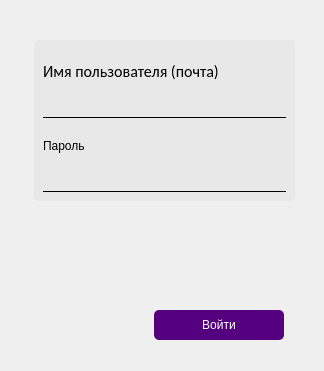
<?xml version="1.0" encoding="UTF-8"?>
<ui version="4.0">
 <class>MainWindow</class>
 <widget class="QMainWindow" name="MainWindow">
  <property name="geometry">
   <rect>
    <x>0</x>
    <y>0</y>
    <width>324</width>
    <height>371</height>
   </rect>
  </property>
  <property name="minimumSize">
   <size>
    <width>324</width>
    <height>371</height>
   </size>
  </property>
  <property name="maximumSize">
   <size>
    <width>324</width>
    <height>371</height>
   </size>
  </property>
  <property name="windowTitle">
   <string>MainWindow</string>
  </property>
  <widget class="QWidget" name="centralwidget">
   <widget class="QWidget" name="horizontalLayoutWidget">
    <property name="geometry">
     <rect>
      <x>39</x>
      <y>210</y>
      <width>251</width>
      <height>80</height>
     </rect>
    </property>
    <layout class="QHBoxLayout" name="horizontalLayout_4">
     <item>
      <spacer name="horizontalSpacer_3">
       <property name="orientation">
        <enum>Qt::Horizontal</enum>
       </property>
       <property name="sizeHint" stdset="0">
        <size>
         <width>40</width>
         <height>20</height>
        </size>
       </property>
      </spacer>
     </item>
     <item>
      <widget class="QLabel" name="error_label">
       <property name="styleSheet">
        <string notr="true">font: 10pt &quot;Calibri&quot;;
color: rgb(170, 0, 0);</string>
       </property>
       <property name="text">
        <string/>
       </property>
      </widget>
     </item>
     <item>
      <spacer name="horizontalSpacer_4">
       <property name="orientation">
        <enum>Qt::Horizontal</enum>
       </property>
       <property name="sizeHint" stdset="0">
        <size>
         <width>234</width>
         <height>75</height>
        </size>
       </property>
      </spacer>
     </item>
    </layout>
   </widget>
   <widget class="QGroupBox" name="groupBox">
    <property name="geometry">
     <rect>
      <x>34</x>
      <y>40</y>
      <width>261</width>
      <height>161</height>
     </rect>
    </property>
    <property name="styleSheet">
     <string notr="true">
	background-color: rgb(232,232,232);
	border-radius: 5px;
</string>
    </property>
    <property name="title">
     <string/>
    </property>
    <layout class="QVBoxLayout" name="verticalLayout_4">
     <item>
      <layout class="QVBoxLayout" name="verticalLayout">
       <item>
        <widget class="QLabel" name="login_label">
         <property name="font">
          <font>
           <family>Calibri</family>
           <pointsize>12</pointsize>
           <weight>9</weight>
           <italic>false</italic>
           <bold>false</bold>
          </font>
         </property>
         <property name="styleSheet">
          <string notr="true">font: 75 12pt &quot;Calibri&quot;;
</string>
         </property>
         <property name="text">
          <string>Имя пользователя (почта)</string>
         </property>
        </widget>
       </item>
       <item>
        <widget class="QLineEdit" name="login_input">
         <property name="styleSheet">
          <string notr="true">
font: 10pt &quot;Calibri&quot;;
border-bottom-color: rgb(0, 0, 0);
border: 1px solid rgb(0,0,0);
	
border-top-color: transparent;
border-left-color: transparent;
border-right-color: transparent;
border-radius: 0px;
</string>
         </property>
        </widget>
       </item>
      </layout>
     </item>
     <item>
      <layout class="QVBoxLayout" name="verticalLayout_3">
       <item>
        <layout class="QVBoxLayout" name="verticalLayout_2">
         <item>
          <widget class="QLabel" name="password_label">
           <property name="styleSheet">
            <string notr="true">font: 75 12pt &quot;Calibri&quot;;</string>
           </property>
           <property name="text">
            <string>Пароль</string>
           </property>
          </widget>
         </item>
         <item>
          <widget class="QLineEdit" name="password_input">
           <property name="styleSheet">
            <string notr="true">font: 10pt &quot;Calibri&quot;;
border-bottom-color: rgb(0, 0, 0);
border: 1px solid rgb(0,0,0);
	
border-top-color: transparent;
border-left-color: transparent;
border-right-color: transparent;
border-radius: 0px;</string>
           </property>
          </widget>
         </item>
        </layout>
       </item>
      </layout>
     </item>
    </layout>
   </widget>
   <widget class="QWidget" name="layoutWidget">
    <property name="geometry">
     <rect>
      <x>10</x>
      <y>290</y>
      <width>301</width>
      <height>71</height>
     </rect>
    </property>
    <layout class="QHBoxLayout" name="horizontalLayout_2">
     <item>
      <spacer name="horizontalSpacer">
       <property name="orientation">
        <enum>Qt::Horizontal</enum>
       </property>
       <property name="sizeHint" stdset="0">
        <size>
         <width>158</width>
         <height>20</height>
        </size>
       </property>
      </spacer>
     </item>
     <item>
      <widget class="QPushButton" name="enter_button">
       <property name="minimumSize">
        <size>
         <width>130</width>
         <height>30</height>
        </size>
       </property>
       <property name="styleSheet">
        <string notr="true">QPushButton {
	border-radius: 25px;
	background-color: rgb(85, 0, 127);
	font: 10pt &quot;Calibri&quot;;
	color: rgb(255, 255, 255);
	border-radius: 5px;
}

QPushButton:hover {
	background-color: rgb(133, 0, 200);
}

QPushButton:pressed{
	
	background-color: rgb(163, 0, 245);
}</string>
       </property>
       <property name="text">
        <string>Войти</string>
       </property>
      </widget>
     </item>
     <item>
      <spacer name="horizontalSpacer_2">
       <property name="orientation">
        <enum>Qt::Horizontal</enum>
       </property>
       <property name="sizeHint" stdset="0">
        <size>
         <width>40</width>
         <height>20</height>
        </size>
       </property>
      </spacer>
     </item>
    </layout>
   </widget>
  </widget>
 </widget>
 <resources>
  <include location="resources.qrc"/>
 </resources>
 <connections/>
</ui>
